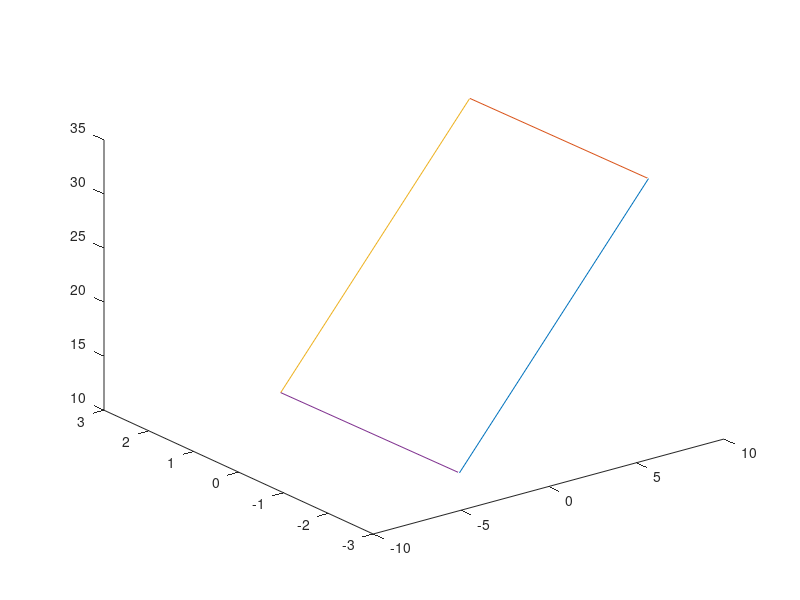

Write MATLAB code to recreate this figure.
A = [-4.615046 -2.817096 12.938348];
B = [8.700264 -1.824747 32.418859];
C = [8.727491 2.169691 32.209749];
D = [-4.587820 1.177341 12.729238];
plot3([A(1) B(1)],[A(2) B(2)],[A(3) B(3)])
hold on;
pause;
plot3([B(1) C(1)],[B(2) C(2)],[B(3) C(3)])
hold on;
pause;
plot3([C(1) D(1)],[C(2) D(2)],[C(3) D(3)])
hold on;
pause;
plot3([D(1) A(1)],[D(2) A(2)],[D(3) A(3)])
